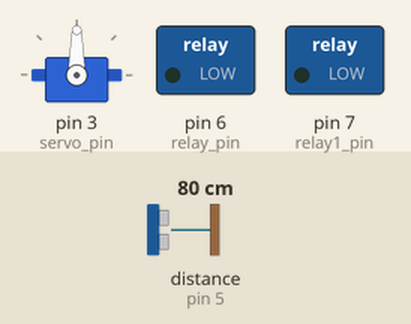
The sketch below on a simulated Arduino Uno, built with avr-gcc and run on an emulated ATmega328P. Shown: servo, switched loads named in the sketch (green lamp = pin HIGH). Wiring (inferred from the names in the program): ultrasonic range finder: trigger pin 4; echo pin 5. Inputs (shaded band) come from the test bench; at power-on: distance to the obstacle (sensor on pin 5) 80 cm. The echo pulse lasts 58.3 µs per cm; pins used as bus, display or sensor lines are not drawn; what the sketch prints to the serial monitor is not drawn.

Above: at 0.1 s.
At 9.46 s:
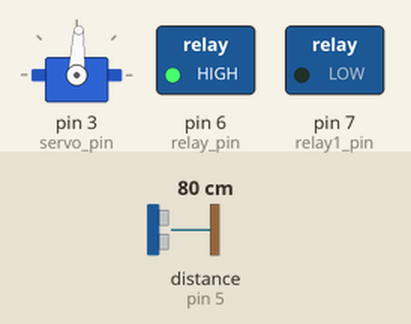
At 18.81 s:
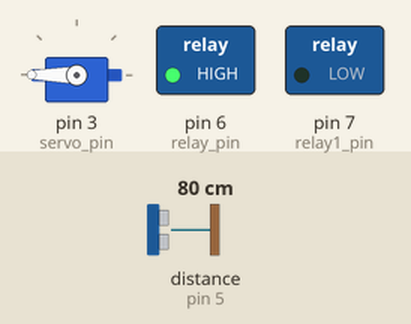
At 36.9 s:
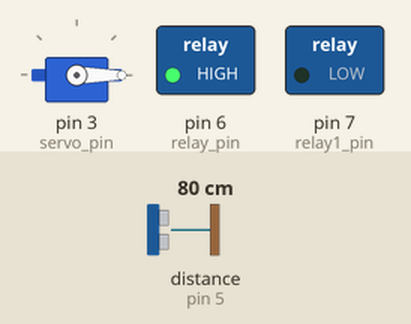
Timing chart, 0 to 40.0 s (numbered marks = the images above):
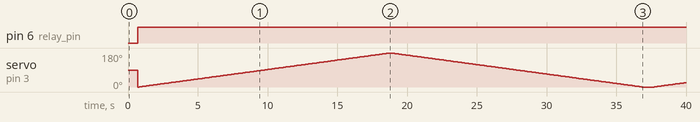

The sketch:

octopus_code.ino
```cpp
#include <Servo.h>
Servo servo1;
int servo_pin = 3;
int echo_pin = 5;
int trig_pin = 4;
int relay_pin = 6; //ไฟขาว
int relay1_pin = 7; //ไฟแดง
void setup() {
  // put your setup code here, to run once:
  Serial.begin(9600);
  pinMode(trig_pin, OUTPUT);
  pinMode(echo_pin, INPUT);
  pinMode(relay_pin, OUTPUT);
  pinMode(relay1_pin, OUTPUT);
  servo1.attach(servo_pin);
}

void loop() {
  // put your main code here, to run repeatedly:
  ultrasonic();
  servo();
}


void ultrasonic() {
  long duration, distance;
  digitalWrite(trig_pin, LOW);
  delayMicroseconds(2);
  digitalWrite(trig_pin, HIGH);
  delayMicroseconds(10);
  digitalWrite(trig_pin, LOW);
  duration = pulseIn(echo_pin, HIGH);
  distance = duration * 0.034 / 2;
  Serial.print(distance);
  Serial.println("cm");
  delay(700);
  if
  // (distance < 70)
  (distance>60 && distance<12)
  {
    Serial.println("เปิดไฟ");
    digitalWrite(relay_pin, LOW);
    digitalWrite(relay1_pin, HIGH);  //ไฟแดง
    // servo();
    delay(30000);
    digitalWrite(relay1_pin, LOW);
  } else {
    digitalWrite(relay1_pin, LOW);
    digitalWrite(relay_pin, HIGH);     //ไฟขาว
  }
}


void servo() {

  for (int i = 0; i <= 180; i ++) {
    servo1.write(i);

    delay(100);
  }


  for (int i = 180; i >= 0; i --) {
    servo1.write(i);
    delay(100);
  }
}
```

Measured:
- by itself, pin 6 (relay_pin): LOW → HIGH at 0.71 s
- by itself, servo on pin 3 (servo_pin): 90° → 0° at 0.71 s, → 1° 0.10 s later, → 2° 0.10 s later, → 3° 0.10 s later, … (384 changes in this stretch)
